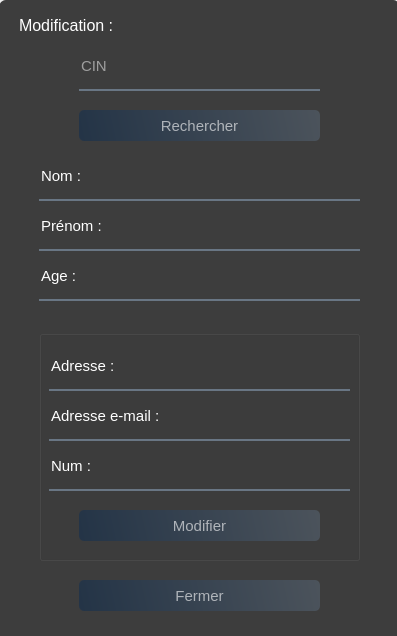
<?xml version="1.0" encoding="UTF-8"?>
<ui version="4.0">
 <class>Form</class>
 <widget class="QWidget" name="Form">
  <property name="geometry">
   <rect>
    <x>0</x>
    <y>0</y>
    <width>397</width>
    <height>636</height>
   </rect>
  </property>
  <property name="windowTitle">
   <string>Form</string>
  </property>
  <widget class="QWidget" name="widget" native="true">
   <property name="geometry">
    <rect>
     <x>-1</x>
     <y>0</y>
     <width>401</width>
     <height>641</height>
    </rect>
   </property>
   <widget class="QLabel" name="label">
    <property name="geometry">
     <rect>
      <x>-10</x>
      <y>-5</y>
      <width>411</width>
      <height>641</height>
     </rect>
    </property>
    <property name="styleSheet">
     <string notr="true">border-image: url(:/images/1610495931_1596555352_873352025.jpg);</string>
    </property>
    <property name="text">
     <string/>
    </property>
   </widget>
   <widget class="QLabel" name="label_2">
    <property name="geometry">
     <rect>
      <x>0</x>
      <y>0</y>
      <width>401</width>
      <height>641</height>
     </rect>
    </property>
    <property name="styleSheet">
     <string notr="true">background-color:rgba(0,0,0,190); 
border-radius:7px; </string>
    </property>
    <property name="text">
     <string/>
    </property>
   </widget>
   <widget class="QLabel" name="label_3">
    <property name="geometry">
     <rect>
      <x>20</x>
      <y>0</y>
      <width>311</width>
      <height>51</height>
     </rect>
    </property>
    <property name="font">
     <font>
      <pointsize>12</pointsize>
     </font>
    </property>
    <property name="styleSheet">
     <string notr="true">color : white ;
color:rgba(255,255,255,1);</string>
    </property>
    <property name="text">
     <string>Modification :</string>
    </property>
   </widget>
   <widget class="QLineEdit" name="lineEdit">
    <property name="geometry">
     <rect>
      <x>80</x>
      <y>50</y>
      <width>241</width>
      <height>41</height>
     </rect>
    </property>
    <property name="font">
     <font>
      <pointsize>11</pointsize>
     </font>
    </property>
    <property name="styleSheet">
     <string notr="true">background-color: rgba(0,0,0,0);
border : none ;
border-bottom : 2px solid rgba(105,118,132,255);
color :rgba(255,255,255,1);
padding-bottom:7px ;</string>
    </property>
    <property name="text">
     <string/>
    </property>
    <property name="placeholderText">
     <string>CIN</string>
    </property>
    <property name="clearButtonEnabled">
     <bool>true</bool>
    </property>
   </widget>
   <widget class="QPushButton" name="pushButton">
    <property name="geometry">
     <rect>
      <x>80</x>
      <y>110</y>
      <width>241</width>
      <height>31</height>
     </rect>
    </property>
    <property name="font">
     <font>
      <pointsize>11</pointsize>
      <bold>false</bold>
     </font>
    </property>
    <property name="styleSheet">
     <string notr="true">QPushButton#pushButton{
background-color : qlineargradient(spread:pad,x1:0,y1:0.505682,x2:1,y2:0.477,stop:0 rgba(20,47,78,0.6),stop:1 rgba(85,98,112,0.6));
color:rgba(255,255,255,0.6);
border-radius:5px;
}
QPushButton#pushButton:hover{
background-color : qlineargradient(spread:pad,x1:0,y1:0.505682,x2:1,y2:0.477,stop:0 rgba(40,67,98,219),stop:1 rgba(105,118,132,226));
}
QPushButton#pushButton:pressed{
background-color : qlineargradient(spread:pad,x1:0,y1:0.505682,x2:1,y2:0.477,stop:0  rgba(20,47,78,0.6),stop:1 rgba(85,98,112,0.6));
color:rgba(255,255,255,210);
border-radius:5px;
}
</string>
    </property>
    <property name="text">
     <string>Rechercher</string>
    </property>
   </widget>
   <widget class="QLineEdit" name="lineEdit_3">
    <property name="geometry">
     <rect>
      <x>120</x>
      <y>160</y>
      <width>241</width>
      <height>41</height>
     </rect>
    </property>
    <property name="font">
     <font>
      <pointsize>11</pointsize>
     </font>
    </property>
    <property name="styleSheet">
     <string notr="true">background-color: rgba(0,0,0,0);
border : none ;
border-bottom : 2px solid rgba(105,118,132,255);
color :rgba(255,255,255,1);
padding-bottom:7px ;</string>
    </property>
    <property name="readOnly">
     <bool>true</bool>
    </property>
    <property name="placeholderText">
     <string/>
    </property>
    <property name="clearButtonEnabled">
     <bool>false</bool>
    </property>
   </widget>
   <widget class="QLineEdit" name="lineEdit_4">
    <property name="geometry">
     <rect>
      <x>40</x>
      <y>160</y>
      <width>81</width>
      <height>41</height>
     </rect>
    </property>
    <property name="font">
     <font>
      <pointsize>11</pointsize>
     </font>
    </property>
    <property name="styleSheet">
     <string notr="true">background-color: rgba(0,0,0,0);
border : none ;
border-bottom : 2px solid rgba(105,118,132,255);
color :rgba(255,255,255,1);
padding-bottom:7px ;</string>
    </property>
    <property name="text">
     <string>Nom :</string>
    </property>
    <property name="readOnly">
     <bool>true</bool>
    </property>
    <property name="placeholderText">
     <string/>
    </property>
    <property name="clearButtonEnabled">
     <bool>false</bool>
    </property>
   </widget>
   <widget class="QLineEdit" name="lineEdit_6">
    <property name="geometry">
     <rect>
      <x>40</x>
      <y>210</y>
      <width>81</width>
      <height>41</height>
     </rect>
    </property>
    <property name="font">
     <font>
      <pointsize>11</pointsize>
     </font>
    </property>
    <property name="styleSheet">
     <string notr="true">background-color: rgba(0,0,0,0);
border : none ;
border-bottom : 2px solid rgba(105,118,132,255);
color :rgba(255,255,255,1);
padding-bottom:7px ;</string>
    </property>
    <property name="text">
     <string>Prénom :</string>
    </property>
    <property name="readOnly">
     <bool>true</bool>
    </property>
    <property name="placeholderText">
     <string/>
    </property>
    <property name="clearButtonEnabled">
     <bool>false</bool>
    </property>
   </widget>
   <widget class="QLineEdit" name="lineEdit_10">
    <property name="geometry">
     <rect>
      <x>120</x>
      <y>210</y>
      <width>241</width>
      <height>41</height>
     </rect>
    </property>
    <property name="font">
     <font>
      <pointsize>11</pointsize>
     </font>
    </property>
    <property name="styleSheet">
     <string notr="true">background-color: rgba(0,0,0,0);
border : none ;
border-bottom : 2px solid rgba(105,118,132,255);
color :rgba(255,255,255,1);
padding-bottom:7px ;</string>
    </property>
    <property name="readOnly">
     <bool>true</bool>
    </property>
    <property name="placeholderText">
     <string/>
    </property>
    <property name="clearButtonEnabled">
     <bool>false</bool>
    </property>
   </widget>
   <widget class="QGroupBox" name="groupBox">
    <property name="geometry">
     <rect>
      <x>40</x>
      <y>330</y>
      <width>321</width>
      <height>231</height>
     </rect>
    </property>
    <property name="styleSheet">
     <string notr="true">color:white;
</string>
    </property>
    <property name="title">
     <string/>
    </property>
    <widget class="QPushButton" name="pushButton_2">
     <property name="geometry">
      <rect>
       <x>40</x>
       <y>180</y>
       <width>241</width>
       <height>31</height>
      </rect>
     </property>
     <property name="font">
      <font>
       <pointsize>11</pointsize>
       <bold>false</bold>
      </font>
     </property>
     <property name="styleSheet">
      <string notr="true">QPushButton#pushButton_2{
background-color : qlineargradient(spread:pad,x1:0,y1:0.505682,x2:1,y2:0.477,stop:0 rgba(20,47,78,0.6),stop:1 rgba(85,98,112,0.6));
color:rgba(255,255,255,0.6);
border-radius:5px;
}
QPushButton#pushButton_2:hover{
background-color : qlineargradient(spread:pad,x1:0,y1:0.505682,x2:1,y2:0.477,stop:0 rgba(40,67,98,219),stop:1 rgba(105,118,132,226));
}
QPushButton#pushButton_2:pressed{
background-color : qlineargradient(spread:pad,x1:0,y1:0.505682,x2:1,y2:0.477,stop:0  rgba(20,47,78,0.6),stop:1 rgba(85,98,112,0.6));
color:rgba(255,255,255,210);
border-radius:5px;
}
</string>
     </property>
     <property name="text">
      <string>Modifier</string>
     </property>
    </widget>
    <widget class="QLineEdit" name="lineEdit_5">
     <property name="geometry">
      <rect>
       <x>10</x>
       <y>20</y>
       <width>81</width>
       <height>41</height>
      </rect>
     </property>
     <property name="font">
      <font>
       <pointsize>11</pointsize>
      </font>
     </property>
     <property name="styleSheet">
      <string notr="true">background-color: rgba(0,0,0,0);
border : none ;
border-bottom : 2px solid rgba(105,118,132,255);
color :rgba(255,255,255,1);
padding-bottom:7px ;</string>
     </property>
     <property name="text">
      <string>Adresse :</string>
     </property>
     <property name="readOnly">
      <bool>true</bool>
     </property>
     <property name="placeholderText">
      <string/>
     </property>
     <property name="clearButtonEnabled">
      <bool>false</bool>
     </property>
    </widget>
    <widget class="QLineEdit" name="lineEdit_9">
     <property name="geometry">
      <rect>
       <x>90</x>
       <y>20</y>
       <width>221</width>
       <height>41</height>
      </rect>
     </property>
     <property name="font">
      <font>
       <pointsize>9</pointsize>
      </font>
     </property>
     <property name="styleSheet">
      <string notr="true">background-color: rgba(0,0,0,0);
border : none ;
border-bottom : 2px solid rgba(105,118,132,255);
color :rgba(255,255,255,1);
padding-bottom:7px ;</string>
     </property>
     <property name="readOnly">
      <bool>false</bool>
     </property>
     <property name="placeholderText">
      <string/>
     </property>
     <property name="clearButtonEnabled">
      <bool>true</bool>
     </property>
    </widget>
    <widget class="QLineEdit" name="lineEdit_7">
     <property name="geometry">
      <rect>
       <x>10</x>
       <y>70</y>
       <width>151</width>
       <height>41</height>
      </rect>
     </property>
     <property name="font">
      <font>
       <pointsize>11</pointsize>
      </font>
     </property>
     <property name="styleSheet">
      <string notr="true">background-color: rgba(0,0,0,0);
border : none ;
border-bottom : 2px solid rgba(105,118,132,255);
color :rgba(255,255,255,1);
padding-bottom:7px ;</string>
     </property>
     <property name="text">
      <string>Adresse e-mail :</string>
     </property>
     <property name="readOnly">
      <bool>true</bool>
     </property>
     <property name="placeholderText">
      <string/>
     </property>
     <property name="clearButtonEnabled">
      <bool>false</bool>
     </property>
    </widget>
    <widget class="QLineEdit" name="lineEdit_11">
     <property name="geometry">
      <rect>
       <x>160</x>
       <y>70</y>
       <width>151</width>
       <height>41</height>
      </rect>
     </property>
     <property name="font">
      <font>
       <pointsize>9</pointsize>
      </font>
     </property>
     <property name="styleSheet">
      <string notr="true">background-color: rgba(0,0,0,0);
border : none ;
border-bottom : 2px solid rgba(105,118,132,255);
color :rgba(255,255,255,1);
padding-bottom:7px ;</string>
     </property>
     <property name="readOnly">
      <bool>false</bool>
     </property>
     <property name="placeholderText">
      <string/>
     </property>
     <property name="clearButtonEnabled">
      <bool>true</bool>
     </property>
    </widget>
    <widget class="QLineEdit" name="lineEdit_13">
     <property name="geometry">
      <rect>
       <x>10</x>
       <y>120</y>
       <width>61</width>
       <height>41</height>
      </rect>
     </property>
     <property name="font">
      <font>
       <pointsize>11</pointsize>
      </font>
     </property>
     <property name="styleSheet">
      <string notr="true">background-color: rgba(0,0,0,0);
border : none ;
border-bottom : 2px solid rgba(105,118,132,255);
color :rgba(255,255,255,1);
padding-bottom:7px ;</string>
     </property>
     <property name="text">
      <string>Num :</string>
     </property>
     <property name="readOnly">
      <bool>true</bool>
     </property>
     <property name="placeholderText">
      <string/>
     </property>
     <property name="clearButtonEnabled">
      <bool>false</bool>
     </property>
    </widget>
    <widget class="QLineEdit" name="lineEdit_14">
     <property name="geometry">
      <rect>
       <x>70</x>
       <y>120</y>
       <width>241</width>
       <height>41</height>
      </rect>
     </property>
     <property name="font">
      <font>
       <pointsize>11</pointsize>
      </font>
     </property>
     <property name="styleSheet">
      <string notr="true">background-color: rgba(0,0,0,0);
border : none ;
border-bottom : 2px solid rgba(105,118,132,255);
color :rgba(255,255,255,1);
padding-bottom:7px ;</string>
     </property>
     <property name="readOnly">
      <bool>false</bool>
     </property>
     <property name="placeholderText">
      <string/>
     </property>
     <property name="clearButtonEnabled">
      <bool>true</bool>
     </property>
    </widget>
   </widget>
   <widget class="QPushButton" name="pushButton_3">
    <property name="geometry">
     <rect>
      <x>80</x>
      <y>580</y>
      <width>241</width>
      <height>31</height>
     </rect>
    </property>
    <property name="font">
     <font>
      <pointsize>11</pointsize>
      <bold>false</bold>
     </font>
    </property>
    <property name="styleSheet">
     <string notr="true">QPushButton#pushButton_3{
background-color : qlineargradient(spread:pad,x1:0,y1:0.505682,x2:1,y2:0.477,stop:0 rgba(20,47,78,0.6),stop:1 rgba(85,98,112,0.6));
color:rgba(255,255,255,0.6);
border-radius:5px;
}
QPushButton#pushButton_3:hover{
background-color : qlineargradient(spread:pad,x1:0,y1:0.505682,x2:1,y2:0.477,stop:0 rgba(40,67,98,219),stop:1 rgba(105,118,132,226));
}
QPushButton#pushButton_3:pressed{
background-color : qlineargradient(spread:pad,x1:0,y1:0.505682,x2:1,y2:0.477,stop:0  rgba(20,47,78,0.6),stop:1 rgba(85,98,112,0.6));
color:rgba(255,255,255,210);
border-radius:5px;
}
</string>
    </property>
    <property name="text">
     <string>Fermer</string>
    </property>
   </widget>
   <widget class="QLineEdit" name="lineEdit_8">
    <property name="geometry">
     <rect>
      <x>40</x>
      <y>260</y>
      <width>81</width>
      <height>41</height>
     </rect>
    </property>
    <property name="font">
     <font>
      <pointsize>11</pointsize>
     </font>
    </property>
    <property name="styleSheet">
     <string notr="true">background-color: rgba(0,0,0,0);
border : none ;
border-bottom : 2px solid rgba(105,118,132,255);
color :rgba(255,255,255,1);
padding-bottom:7px ;</string>
    </property>
    <property name="text">
     <string>Age :</string>
    </property>
    <property name="readOnly">
     <bool>true</bool>
    </property>
    <property name="placeholderText">
     <string/>
    </property>
    <property name="clearButtonEnabled">
     <bool>false</bool>
    </property>
   </widget>
   <widget class="QLineEdit" name="lineEdit_12">
    <property name="geometry">
     <rect>
      <x>120</x>
      <y>260</y>
      <width>241</width>
      <height>41</height>
     </rect>
    </property>
    <property name="font">
     <font>
      <pointsize>11</pointsize>
     </font>
    </property>
    <property name="styleSheet">
     <string notr="true">background-color: rgba(0,0,0,0);
border : none ;
border-bottom : 2px solid rgba(105,118,132,255);
color :rgba(255,255,255,1);
padding-bottom:7px ;</string>
    </property>
    <property name="readOnly">
     <bool>true</bool>
    </property>
    <property name="placeholderText">
     <string/>
    </property>
    <property name="clearButtonEnabled">
     <bool>false</bool>
    </property>
   </widget>
  </widget>
 </widget>
 <resources>
  <include location="res_msgbox.qrc"/>
 </resources>
 <connections/>
</ui>
